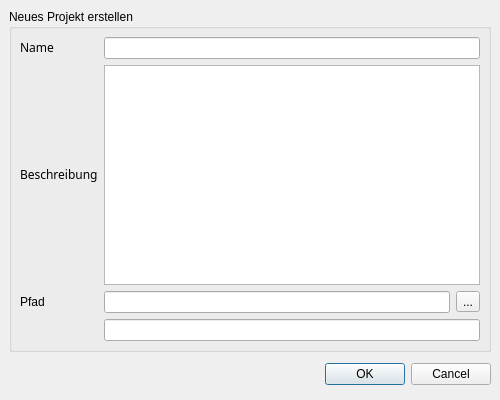
<ui version="4.0" >
 <author></author>
 <comment></comment>
 <exportmacro></exportmacro>
 <class>ProjectNewDialog</class>
 <widget class="QDialog" name="ProjectNewDialog" >
  <property name="geometry" >
   <rect>
    <x>0</x>
    <y>0</y>
    <width>500</width>
    <height>400</height>
   </rect>
  </property>
  <property name="sizePolicy" >
   <sizepolicy>
    <hsizetype>0</hsizetype>
    <vsizetype>0</vsizetype>
    <horstretch>0</horstretch>
    <verstretch>0</verstretch>
   </sizepolicy>
  </property>
  <property name="contextMenuPolicy" >
   <enum>Qt::NoContextMenu</enum>
  </property>
  <property name="windowTitle" >
   <string>Neues Projekt erstellen</string>
  </property>
  <property name="sizeGripEnabled" >
   <bool>false</bool>
  </property>
  <property name="modal" >
   <bool>false</bool>
  </property>
  <widget class="QWidget" name="" >
   <property name="geometry" >
    <rect>
     <x>9</x>
     <y>358</y>
     <width>482</width>
     <height>33</height>
    </rect>
   </property>
   <layout class="QHBoxLayout" >
    <property name="margin" >
     <number>0</number>
    </property>
    <property name="spacing" >
     <number>6</number>
    </property>
    <item>
     <spacer>
      <property name="orientation" >
       <enum>Qt::Horizontal</enum>
      </property>
      <property name="sizeHint" >
       <size>
        <width>131</width>
        <height>31</height>
       </size>
      </property>
     </spacer>
    </item>
    <item>
     <widget class="QPushButton" name="okButton" >
      <property name="text" >
       <string>OK</string>
      </property>
     </widget>
    </item>
    <item>
     <widget class="QPushButton" name="cancelButton" >
      <property name="text" >
       <string>Cancel</string>
      </property>
     </widget>
    </item>
   </layout>
  </widget>
  <widget class="QGroupBox" name="groupBox" >
   <property name="geometry" >
    <rect>
     <x>9</x>
     <y>9</y>
     <width>482</width>
     <height>343</height>
    </rect>
   </property>
   <property name="title" >
    <string>Neues Projekt erstellen</string>
   </property>
   <layout class="QGridLayout" >
    <property name="margin" >
     <number>8</number>
    </property>
    <property name="spacing" >
     <number>6</number>
    </property>
    <item row="3" column="1" >
     <widget class="QLineEdit" name="lineEditFinalPath" >
      <property name="readOnly" >
       <bool>true</bool>
      </property>
     </widget>
    </item>
    <item row="2" column="1" >
     <layout class="QHBoxLayout" >
      <property name="margin" >
       <number>0</number>
      </property>
      <property name="spacing" >
       <number>6</number>
      </property>
      <item>
       <widget class="QLineEdit" name="lineEditProjectPath" />
      </item>
      <item>
       <widget class="QToolButton" name="buttonShowDir" >
        <property name="text" >
         <string>...</string>
        </property>
       </widget>
      </item>
     </layout>
    </item>
    <item row="0" column="0" >
     <widget class="QLabel" name="label_2" >
      <property name="text" >
       <string>&lt;html>&lt;head>&lt;meta name=&quot;qrichtext&quot; content=&quot;1&quot; />&lt;/head>&lt;body style=&quot; white-space: pre-wrap; font-family:Sans Serif; font-weight:400; font-style:normal; text-decoration:none;&quot;>&lt;p style=&quot; margin-top:0px; margin-bottom:0px; margin-left:0px; margin-right:0px; -qt-block-indent:0; text-indent:0px;&quot;>Name&lt;/p>&lt;/body>&lt;/html></string>
      </property>
     </widget>
    </item>
    <item row="0" column="1" >
     <widget class="QLineEdit" name="lineEditProjectName" >
      <property name="sizePolicy" >
       <sizepolicy>
        <hsizetype>7</hsizetype>
        <vsizetype>0</vsizetype>
        <horstretch>0</horstretch>
        <verstretch>0</verstretch>
       </sizepolicy>
      </property>
      <property name="statusTip" >
       <string>Name des neuen Projektes</string>
      </property>
      <property name="inputMask" >
       <string/>
      </property>
      <property name="text" >
       <string/>
      </property>
      <property name="maxLength" >
       <number>32767</number>
      </property>
     </widget>
    </item>
    <item row="1" column="1" >
     <widget class="QTextEdit" name="textEditProjectDesc" >
      <property name="statusTip" >
       <string>Beschreibung des neuen Projektes</string>
      </property>
     </widget>
    </item>
    <item row="2" column="0" >
     <widget class="QLabel" name="label_4" >
      <property name="text" >
       <string>Pfad</string>
      </property>
     </widget>
    </item>
    <item row="3" column="0" >
     <widget class="QLabel" name="label_4_2" >
      <property name="text" >
       <string/>
      </property>
     </widget>
    </item>
    <item row="1" column="0" >
     <widget class="QLabel" name="label_3" >
      <property name="text" >
       <string>&lt;html>&lt;head>&lt;meta name=&quot;qrichtext&quot; content=&quot;1&quot; />&lt;/head>&lt;body style=&quot; white-space: pre-wrap; font-family:Sans Serif; font-weight:400; font-style:normal; text-decoration:none;&quot;>&lt;p style=&quot; margin-top:0px; margin-bottom:0px; margin-left:0px; margin-right:0px; -qt-block-indent:0; text-indent:0px;&quot;>Beschreibung&lt;/p>&lt;/body>&lt;/html></string>
      </property>
     </widget>
    </item>
   </layout>
   <widget class="QLabel" name="labelPath" >
    <property name="geometry" >
     <rect>
      <x>53</x>
      <y>315</y>
      <width>16</width>
      <height>17</height>
     </rect>
    </property>
    <property name="sizePolicy" >
     <sizepolicy>
      <hsizetype>0</hsizetype>
      <vsizetype>0</vsizetype>
      <horstretch>0</horstretch>
      <verstretch>0</verstretch>
     </sizepolicy>
    </property>
    <property name="frameShape" >
     <enum>QFrame::NoFrame</enum>
    </property>
    <property name="frameShadow" >
     <enum>QFrame::Plain</enum>
    </property>
    <property name="text" >
     <string/>
    </property>
   </widget>
  </widget>
 </widget>
 <pixmapfunction></pixmapfunction>
 <tabstops>
  <tabstop>lineEditProjectName</tabstop>
  <tabstop>okButton</tabstop>
  <tabstop>cancelButton</tabstop>
 </tabstops>
 <resources/>
 <connections>
  <connection>
   <sender>okButton</sender>
   <signal>clicked()</signal>
   <receiver>ProjectNewDialog</receiver>
   <slot>accept()</slot>
   <hints>
    <hint type="sourcelabel" >
     <x>398</x>
     <y>205</y>
    </hint>
    <hint type="destinationlabel" >
     <x>96</x>
     <y>226</y>
    </hint>
   </hints>
  </connection>
  <connection>
   <sender>cancelButton</sender>
   <signal>clicked()</signal>
   <receiver>ProjectNewDialog</receiver>
   <slot>reject()</slot>
   <hints>
    <hint type="sourcelabel" >
     <x>489</x>
     <y>205</y>
    </hint>
    <hint type="destinationlabel" >
     <x>179</x>
     <y>226</y>
    </hint>
   </hints>
  </connection>
 </connections>
</ui>
